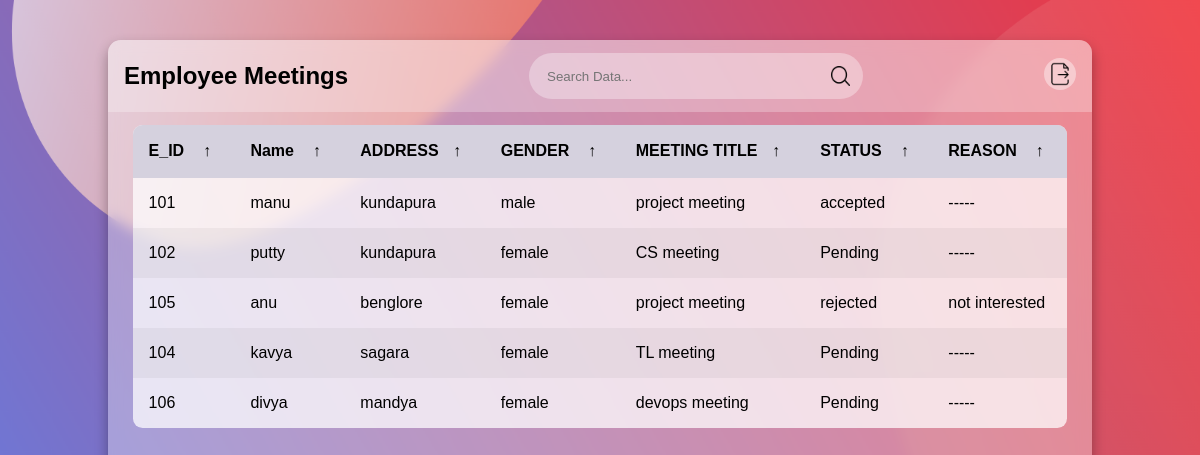
Screenshot of /admin/meetings.php with the database file from the repository.
### tables this page shows
CREATE TABLE `meetings` (
  `meetingid` int(11) NOT NULL,
  `empid` int(11) DEFAULT NULL,
  `title` varchar(255) DEFAULT NULL,
  `description` text DEFAULT NULL,
  `meetingdate` date DEFAULT NULL,
  `meetingtime` time DEFAULT NULL,
  `status` varchar(20) DEFAULT NULL,
  `rejection_reason` varchar(255) DEFAULT NULL
);

CREATE TABLE `employee` (
  `empid` int(11) NOT NULL,
  `name` varchar(100) DEFAULT NULL,
  `gender` varchar(10) DEFAULT NULL,
  `address` varchar(255) DEFAULT NULL,
  `salary` decimal(10,2) DEFAULT NULL,
  `emppass` varchar(20) DEFAULT NULL
);

### admin/meetings.php (the view, shortened to what this page needs)
<?php
@$connection = new mysqli('localhost:3307', 'root', '', 'meeting');
?>
<!DOCTYPE html>
<html lang="en" title="Coding design">
<head>
    <link rel="stylesheet" href="meeting.css">
</head>
<body>
    <main class="table" id="customers_table">
        <section class="table__header">
            <h1>Employee Meetings</h1>
            <div class="input-group">
                <input type="search" placeholder="Search Data...">
                <img src="../Images/search.png" alt="">
            </div>
            <div class="export__file">
                <label for="export-file" class="export__file-btn" title="Export File"></label>
            </div>
        </section>
        <section class="table__body">
            <table>
                <thead>
                    <tr>
                        <th> E_ID <span class="icon-arrow">&UpArrow;</span></th>
                        <th> Name <span class="icon-arrow">&UpArrow;</span></th>
                        <th> ADDRESS<span class="icon-arrow">&UpArrow;</span></th>
                        <th> GENDER <span class="icon-arrow">&UpArrow;</span></th>
                        <th> MEETING TITLE<span class="icon-arrow">&UpArrow;</span></th>
                        <th> STATUS <span class="icon-arrow">&UpArrow;</span></th>
                        <th> REASON <span class="icon-arrow">&UpArrow;</span></th>
                    </tr>
                </thead>
                <tbody>
                <?php
                $query = "SELECT employee.empid, employee.name, employee.gender, employee.address,
                                 meetings.title, meetings.status, meetings.rejection_reason
                          FROM employee
                          JOIN meetings ON employee.empid = meetings.empid";
                $result = mysqli_query($connection, $query);
                while ($row = mysqli_fetch_array($result)) {
                    echo "<tr>
                            <td>" . $row['empid'] . "</td>
                            <td>" . $row['name'] . "</td>
                            <td>" . $row['address'] . "</td>
                            <td>" . $row['gender'] . "</td>
                            <td>" . $row['title'] . "</td>
                            <td>" . (!empty($row['status']) ? $row['status'] : 'Pending') . "</td>
                            <td>" . (!empty($row['rejection_reason']) ? $row['rejection_reason'] : '-----') . "</td>
                          </tr>";
                }
                ?>
                </tbody>
            </table>
        </section>
    </main>
</body>
</html>

### admin/meeting.css (style rules this page uses)
* { margin: 0; padding: 0; box-sizing: border-box; font-family: sans-serif; }
body { min-height: 100vh; background: url("../Images/background.png") center / cover; display: flex; justify-content: center; align-items: center; }
main.table { width: 82vw; height: 90vh; background-color: #fff5; backdrop-filter: blur(7px); box-shadow: 0 .4rem .8rem #0005; border-radius: .8rem; overflow: hidden; }
.table__header { width: 100%; height: 10%; background-color: #fff4; padding: .8rem 1rem; display: flex; justify-content: space-between; align-items: center; }
.table__header .input-group { width: 35%; height: 100%; background-color: #fff5; padding: 0 .8rem; border-radius: 2rem; display: flex; justify-content: center; align-items: center; transition: .2s; }
.table__header .input-group img { width: 1.2rem; height: 1.2rem; }
.table__header .input-group input { width: 100%; padding: 0 .5rem 0 .3rem; background-color: transparent; border: none; outline: none; }
.table__body { width: 95%; max-height: calc(89% - 1.6rem); background-color: #fffb; margin: .8rem auto; border-radius: .6rem; overflow: auto; overflow: overlay; }
table { width: 100%; }
table, th, td { border-collapse: collapse; padding: 1rem; text-align: left; }
thead th { position: sticky; top: 0; left: 0; background-color: #d5d1defe; cursor: pointer; text-transform: capitalize; }
tbody tr:nth-child(even) { background-color: #0000000b; }
tbody tr { --delay: .1s; transition: .5s ease-in-out var(--delay), background-color 0s; }
tbody tr td, tbody tr td p, tbody tr td img { transition: .2s ease-in-out; }
thead th span.icon-arrow { display: inline-block; width: 1.3rem; height: 1.3rem; border-radius: 50%; border: 1.4px solid transparent; text-align: center; font-size: 1rem; margin-left: .5rem; transition: .2s ease-in-out; }
.export__file { position: relative; }
.export__file .export__file-btn { display: inline-block; width: 2rem; height: 2rem; background: #fff6 url("../Images/export.png") center / 80% no-repeat; border-radius: 50%; transition: .2s ease-in-out; }

### rows the page displays
meetings: empid.empid "101", empid.name "manu", empid.address "kundapura", empid.gender "male", title "project meeting", status "accepted"
meetings: empid.empid "102", empid.name "putty", empid.address "kundapura", empid.gender "female", title "CS meeting", shows "Pending"
meetings: empid.empid "105", empid.name "anu", empid.address "benglore", empid.gender "female", title "project meeting", status "rejected", rejection_reason "not interested"
meetings: empid.empid "104", empid.name "kavya", empid.address "sagara", empid.gender "female", title "TL meeting", shows "Pending"
meetings: empid.empid "106", empid.name "divya", empid.address "mandya", empid.gender "female", title "devops meeting", shows "Pending"
